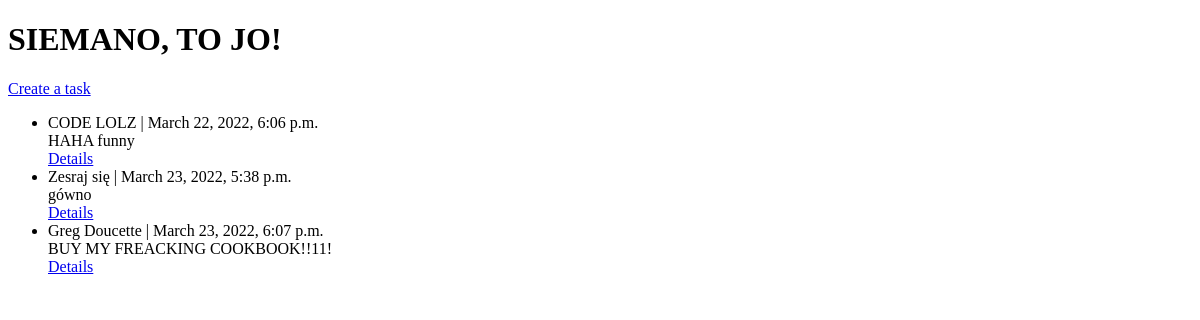
Before: / with the older database file.
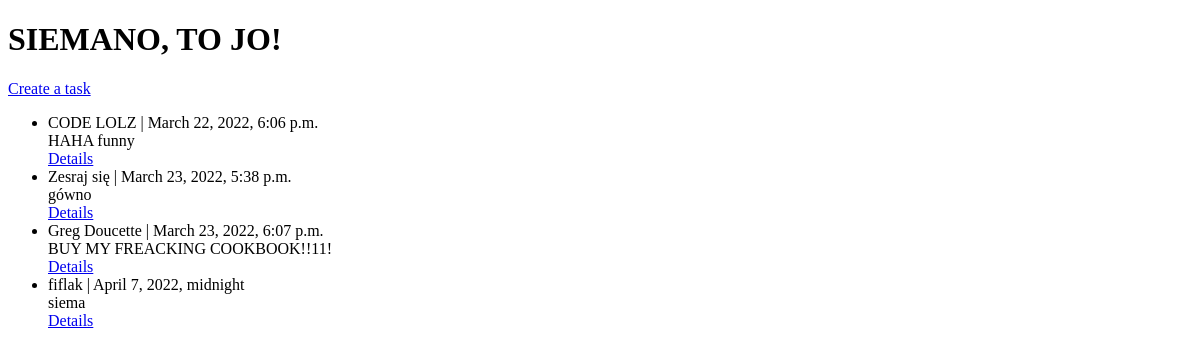
After: the same page with the newer database file.
### website/models.py (models this page shows, shortened)
class Task(models.Model):
    name = models.CharField(max_length=69)
    description = models.TextField(max_length=1337)
    deadline = models.DateTimeField()
    status = models.BooleanField()
    user = models.ForeignKey(User, on_delete=models.CASCADE)
    class Meta:
        ordering = ['deadline']

### website/views.py (the view)
# urls.py: path('', views.MainTasksView.as_view(), name='main-tasks'),
class MainTasksView(ListView):
    model = Task
    context_object_name = "tasks"
    template_name = "maintasks.html"

### website/templates/maintasks.html (shortened to what this page needs)
<!DOCTYPE html>
<html lang="en">
<head>
</head>
<body>
<h1>SIEMANO, TO JO!</h1>
<a href="{% url 'create-tasks' %}">Create a task</a>
<ul>
{% for task in tasks %}
    <li>{{ task.name }} | {{ task.deadline }}<br>{{ task.description }}</li>
    <a href="{% url 'detail-tasks' task.id %}">Details</a>
{% empty %}
    <li>No tasks yet.</li>
{% endfor %}
</ul>
</body>
</html>

Changed rows visible on the page:
added Task: name "fiflak", deadline "April 7, 2022, midnight", description "siema"
